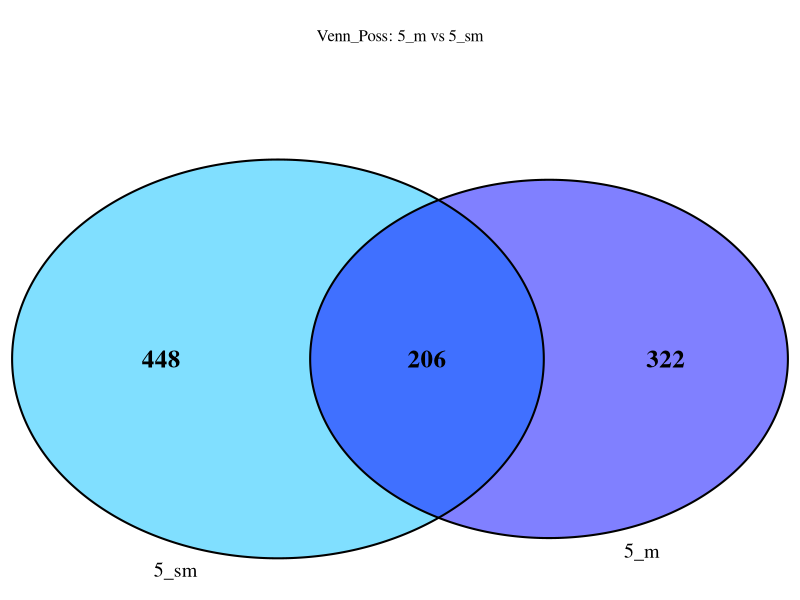
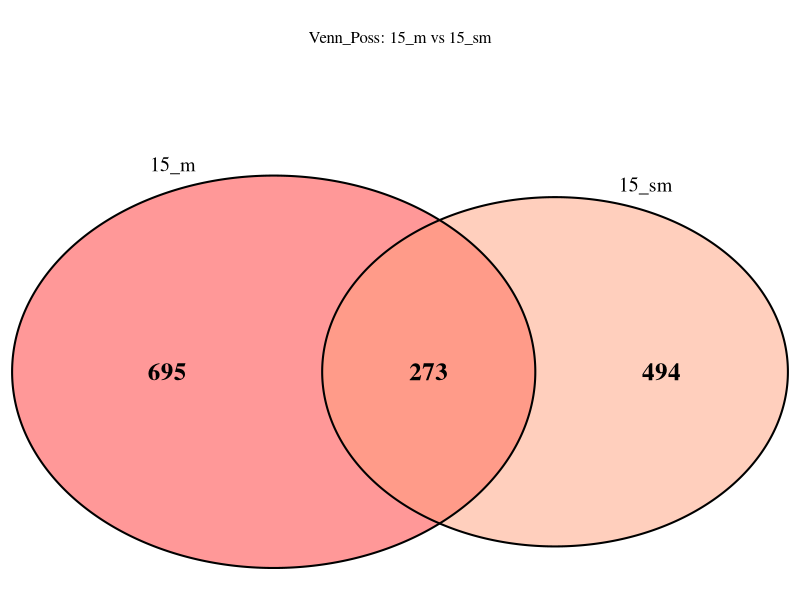
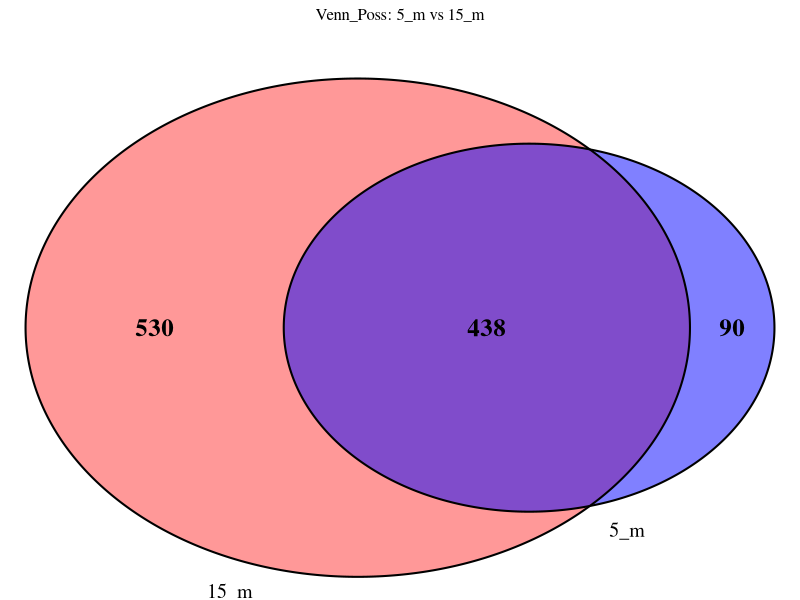
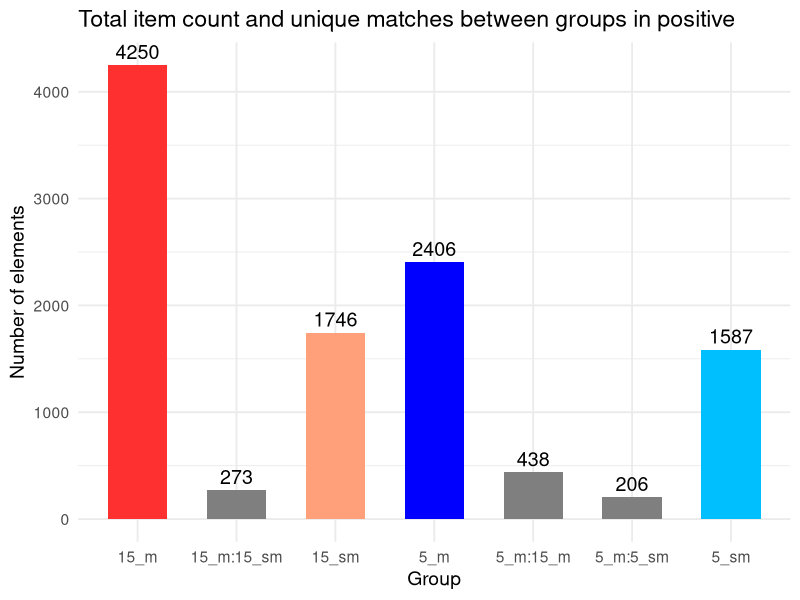
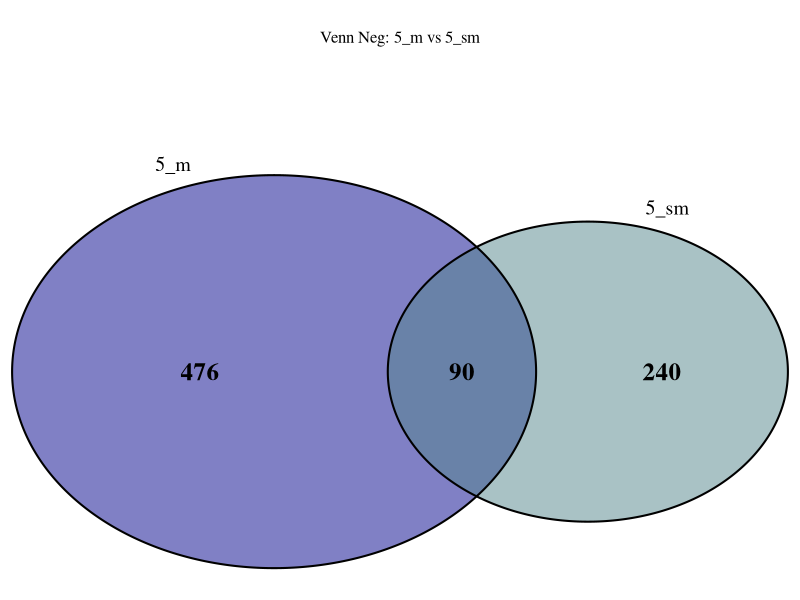
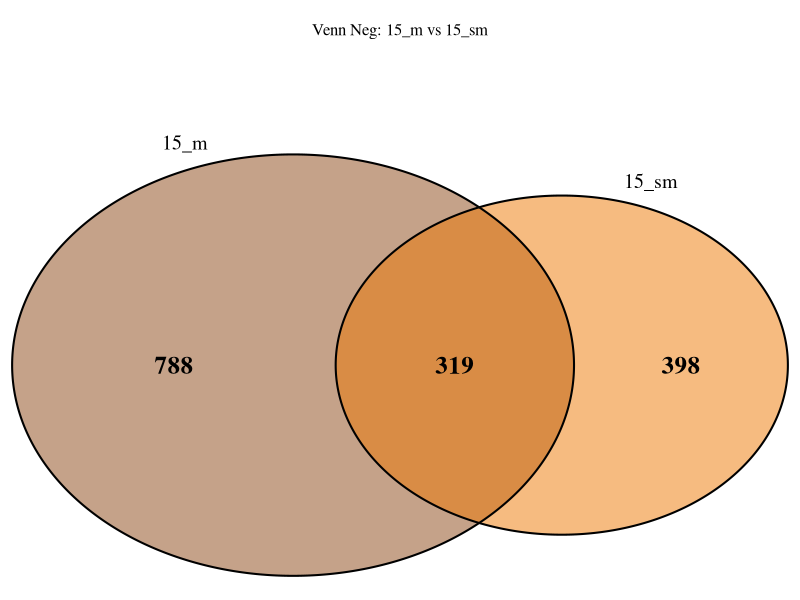
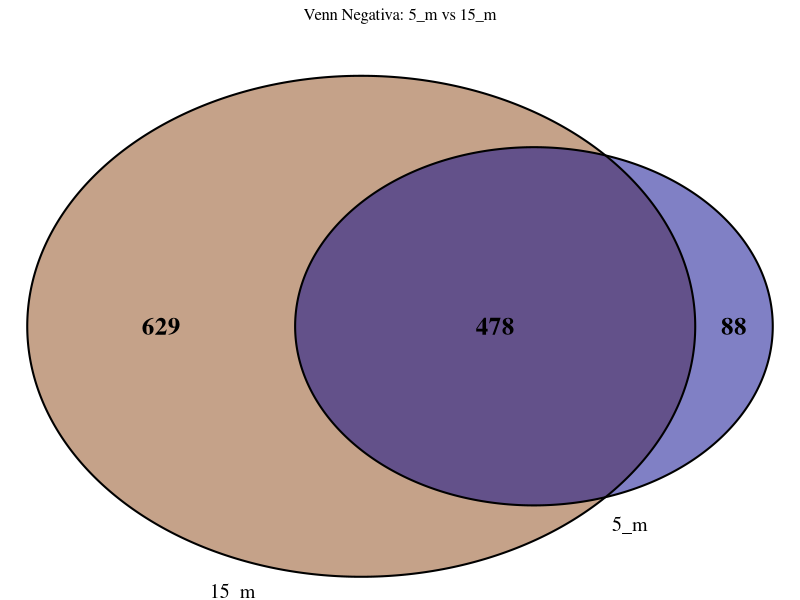
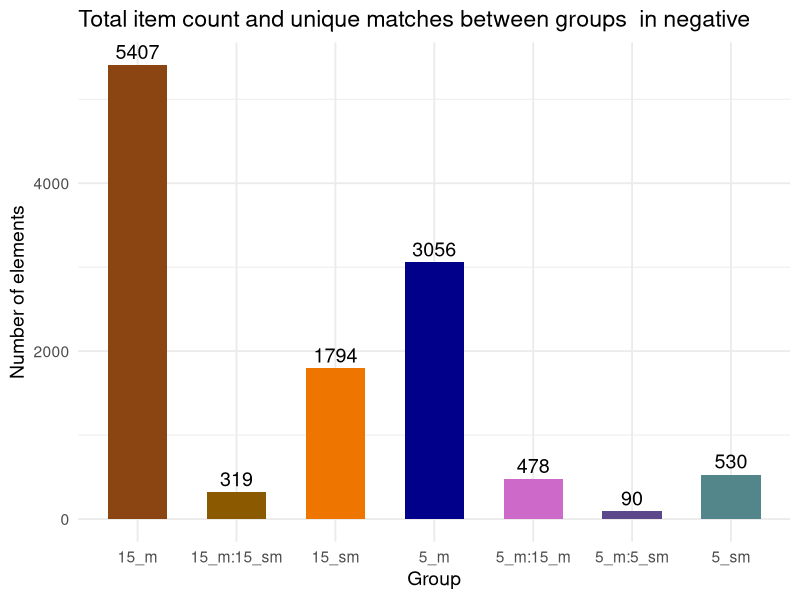

R code for these plots, in order:
## ---- chunk 1
# Cargar librerías necesarias
library(VennDiagram)
library(tidyverse)
library(readxl)
library(ggplot2)

# Leer datos desde el nuevo archivo .xlsx
df <- read_excel("../Data/Data_to_venn/venn.xlsx")

# Redondear valores de Precursor (opcional)
num_decimales <- 3
df <- df %>% mutate(Precursor_round = round(Precursor, num_decimales))

# Crear subconjuntos según los niveles de la columna Iones (sin considerar Collision_energy)
list_5_m   <- df %>% filter(Iones == "5_m") %>% pull(Precursor_round)
list_5_sm  <- df %>% filter(Iones == "5_sm") %>% pull(Precursor_round)
list_15_m  <- df %>% filter(Iones == "15_m") %>% pull(Precursor_round)
list_15_sm <- df %>% filter(Iones == "15_sm") %>% pull(Precursor_round)
## ---- chunk 2
# ----------------------
# Crear diagramas de Venn
# ----------------------
venn1 <- venn.diagram(
  x = list("5_m" = unique(list_5_m), "5_sm" = unique(list_5_sm)),
  filename = NULL,
  fill = c("#0000FF", "#00BFFF"),
  alpha = 0.5, cex = 1.5, fontface = "bold",
  cat.cex = 1.2, cat.pos = c(-20, 20),
  main = "Venn_Poss: 5_m vs 5_sm"
)

grid.newpage(); grid.draw(venn1)

# Save plot
#ggsave("../Result/venn_results/Figuras/PDF/venn1_p.pdf", plot = venn1, width = 5, height = 4, units = "in", dpi = "print")
#ggsave("../Result/venn_results/Figuras/PNG/venn1_p.png", plot = venn1, width = 5, height = 4, units = "in", dpi = "print")
## ---- chunk 3
venn2 <- venn.diagram(
  x = list("15_m" = unique(list_15_m), "15_sm" = unique(list_15_sm)),
  filename = NULL,
  fill = c("#FF3030", "#FFA07A"),
  alpha = 0.5, cex = 1.5, fontface = "bold",
  cat.cex = 1.2, cat.pos = c(-20, 20),
  main = "Venn_Poss: 15_m vs 15_sm"
)

grid.newpage(); grid.draw(venn2)
# Save plot
#ggsave("../Result/venn_results/Figuras/PDF/venn2_p.pdf", plot = venn2, width = 5, height = 4, units = "in", dpi = "print")
#ggsave("../Result/venn_results/Figuras/PNG/venn2_p.png", plot = venn2, width = 5, height = 4, units = "in", dpi = "print")
## ---- chunk 4
venn3 <- venn.diagram(
  x = list("5_m" = unique(list_5_m), "15_m" = unique(list_15_m)),
  filename = NULL,
  fill = c("#0000FF", "#FF3030"),
  alpha = 0.5, cex = 1.5, fontface = "bold",
  cat.cex = 1.2, cat.pos = c(-20, 20),
  main = "Venn_Poss: 5_m vs 15_m"
)

grid.newpage(); grid.draw(venn3)

# Save plot
#ggsave("../Result/venn_results/Figuras/PDF/venn3_p.pdf", plot = venn3, width = 5, height = 4, units = "in", dpi = "print")
#ggsave("../Result/venn_results/Figuras/PNG/venn3_p.png", plot = venn3, width = 5, height = 4, units = "in", dpi = "print")
## ---- chunk 5
# ----------------------
# Graficos de barras: totales y compartidos
# ----------------------
# Calcular valores compartidos (únicos) entre los pares de interés
compartidos_5m_5sm <- length(intersect(unique(list_5_m), unique(list_5_sm)))
compartidos_15m_15sm <- length(intersect(unique(list_15_m), unique(list_15_sm)))
compartidos_5m_15m <- length(intersect(unique(list_5_m), unique(list_15_m)))

# Crear dataframe para graficar totales por grupo y valores compartidos
conteos_barras <- tibble(
  Grupo = c("5_m", "5_m:5_sm", "5_sm", "15_m","15_m:15_sm", "15_sm", "5_m:15_m"),
  Conteo = c(
    length(list_5_m),
    compartidos_5m_5sm,
    length(list_5_sm),
    length(list_15_m),
    compartidos_15m_15sm,
    length(list_15_sm),
    compartidos_5m_15m
  )
)

# Graficar barras simples
barras1_pos <- ggplot(conteos_barras, aes(x = Grupo, y = Conteo, fill = Grupo)) +
  geom_bar(stat = "identity", width = 0.6, show.legend = FALSE) +
  geom_text(aes(label = Conteo), vjust = -0.4, size = 5) +
  scale_fill_manual(values = c(
    "5_m" = "#0000FF",
    "5_sm" = "#00BFFF",
    "15_m" = "#FF3030",
    "15_sm" = "#FFA07A",
    "5m_5sm" = "#27408B",
    "15m_15sm" = "#CD0000",
    "5m_15m" = "#E0FFFF"
  )) +
  labs(title = "Total item count and unique matches between groups in positive", y = "Number of elements", x = "Group") +
  theme_minimal(base_size = 14)

barras1_pos

# Save plot
#ggsave("../Result/venn_results/Figuras/PDF/Barras1_p.pdf", plot = barras1_pos, width = 8, height = 6, units = "in", dpi = "print")
#ggsave("../Result/venn_results/Figuras/PNG/Barras1_p.png", plot = barras1_pos, width = 8, height = 6, units = "in", dpi = "print")

## ---- chunk 6
# Leer datos desde la segunda hoja del archivo .xlsx (modo ionización negativa)
df_neg <- read_excel("../Data/Data_to_venn/venn.xlsx", sheet = 2)

# Redondear valores de Precursor (opcional)
num_decimales <- 3
df_neg <- df_neg %>% mutate(Precursor_round_neg = round(Precursor, num_decimales))


# Crear subconjuntos por niveles de la columna Iones (sin considerar Collision_energy)
list_5_m_neg   <- df_neg %>% filter(Iones == "5_m") %>% pull(Precursor_round_neg)
list_5_sm_neg  <- df_neg %>% filter(Iones == "5_sm") %>% pull(Precursor_round_neg)
list_15_m_neg  <- df_neg %>% filter(Iones == "15_m") %>% pull(Precursor_round_neg)
list_15_sm_neg <- df_neg %>% filter(Iones == "15_sm") %>% pull(Precursor_round_neg)
## ---- chunk 7
# ----------------------
# Crear diagramas de Venn para ionización negativa
# ----------------------
venn1_neg <- venn.diagram(
  x = list("5_m" = unique(list_5_m_neg), "5_sm" = unique(list_5_sm_neg)),
  filename = NULL,
  fill = c("#00008B", "#53868B"),
  alpha = 0.5, cex = 1.5, fontface = "bold",
  cat.cex = 1.2, cat.pos = c(-20, 20),
  main = "Venn Neg: 5_m vs 5_sm"
)
grid.newpage(); grid.draw(venn1_neg)

#ggsave("../Result/venn_results/Figuras/PDF/venn1_n.pdf", plot = venn1_neg, width = 5, height = 4, units = "in", dpi = "print")
#ggsave("../Result/venn_results/Figuras/PNG/venn1_n.png", plot = venn1_neg, width = 5, height = 4, units = "in", dpi = "print")
## ---- chunk 8
venn2_neg <- venn.diagram(
  x = list("15_m" = unique(list_15_m_neg), "15_sm" = unique(list_15_sm_neg)),
  filename = NULL,
  fill = c("#8B4513", "#EE7600"),
  alpha = 0.5, cex = 1.5, fontface = "bold",
  cat.cex = 1.2, cat.pos = c(-20, 20),
  main = "Venn Neg: 15_m vs 15_sm"
)
grid.newpage(); grid.draw(venn2_neg)

#ggsave("../Result/venn_results/Figuras/PDF/venn2_n.pdf", plot = venn2_neg, width = 5, height = 4, units = "in", dpi = "print")
#ggsave("../Result/venn_results/Figuras/PNG/venn2_n.png", plot = venn2_neg, width = 5, height = 4, units = "in", dpi = "print")
## ---- chunk 9
venn3_neg <- venn.diagram(
  x = list("5_m" = unique(list_5_m_neg), "15_m" = unique(list_15_m_neg)),
  filename = NULL,
  fill = c("#00008B", "#8B4513"),
  alpha = 0.5, cex = 1.5, fontface = "bold",
  cat.cex = 1.2, cat.pos = c(-20, 20),
  main = "Venn Negativa: 5_m vs 15_m"
)
grid.newpage(); grid.draw(venn3_neg)

#ggsave("../Result/venn_results/Figuras/PDF/venn3_n.pdf", plot = venn3_neg, width = 5, height = 4, units = "in", dpi = "print")
#ggsave("../Result/venn_results/Figuras/PNG/venn3_n.png", plot = venn3_neg, width = 5, height = 4, units = "in", dpi = "print")
## ---- chunk 10
# ----------------------
# Graficos de barras: totales y compartidos (ionización negativa)
# ----------------------
# Calcular valores compartidos únicos entre pares de interés
compartidos_5m_5sm_neg <- length(intersect(unique(list_5_m_neg), unique(list_5_sm_neg)))
compartidos_15m_15sm_neg <- length(intersect(unique(list_15_m_neg), unique(list_15_sm_neg)))
compartidos_5m_15m_neg <- length(intersect(unique(list_5_m_neg), unique(list_15_m_neg)))

# Crear dataframe para conteo y visualización
conteos_barras_neg <- tibble(
  Grupo = c("5_m", "5_sm", "15_m", "15_sm", "5_m:5_sm", "15_m:15_sm", "5_m:15_m"),
  Conteo = c(
    length(list_5_m_neg),
    length(list_5_sm_neg),
    length(list_15_m_neg),
    length(list_15_sm_neg),
    compartidos_5m_5sm_neg,
    compartidos_15m_15sm_neg,
    compartidos_5m_15m_neg
  )
)

# Graficar barras
barras1_neg <- ggplot(conteos_barras_neg, aes(x = Grupo, y = Conteo, fill = Grupo)) +
  geom_bar(stat = "identity", width = 0.6, show.legend = FALSE) +
  geom_text(aes(label = Conteo), vjust = -0.4, size = 5) +
  scale_fill_manual(values = c(
    "5_m" = "#00008B",
    "5_sm" = "#53868B",
    "15_m" = "#8B4513",
    "15_sm" = "#EE7600",
    "5_m:5_sm" = "#5D478B",
    "15_m:15_sm" = "#8B5A00",
    "5_m:15_m" = "#CD69C9"
  )) +
  labs(title = "Total item count and unique matches between groups  in negative", y = "Number of elements", x = "Group") +
  theme_minimal(base_size = 14)

barras1_neg

#ggsave("../Result/venn_results/Figuras/PDF/barras1_neg.pdf", plot = barras1_neg, width = 8, height = 6, units = "in", dpi = "print")
#ggsave("../Result/venn_results/Figuras/PNG/barras1_neg.png", plot = barras1_neg, width = 8, height = 6, units = "in", dpi = "print")
